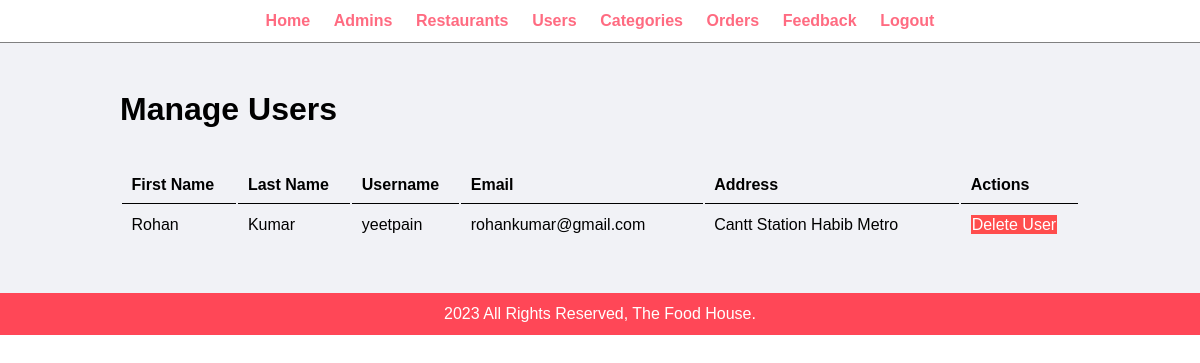
The page /admin/manage-users.php (signed in) on the database as committed earlier.
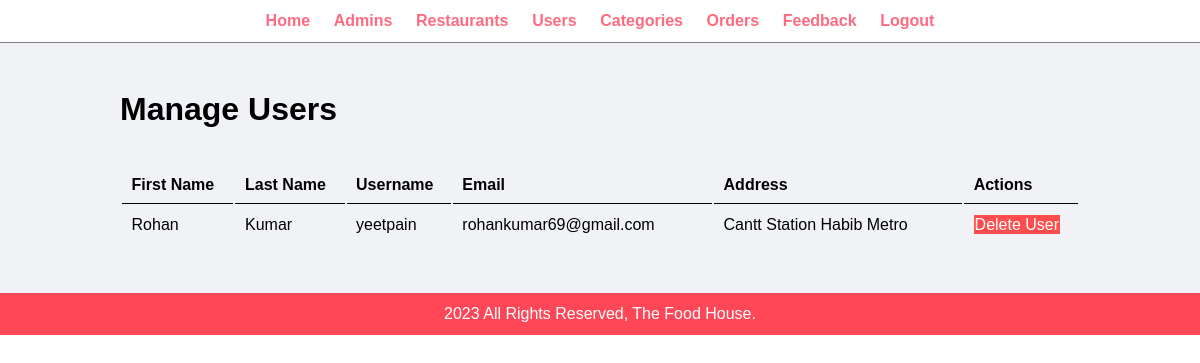
The same page on the database as committed later.
### tables this page shows
CREATE TABLE `tbl_users` (
  `user_id` int(10) UNSIGNED NOT NULL,
  `F_Name` varchar(100) NOT NULL,
  `L_Name` varchar(100) NOT NULL,
  `username` varchar(100) NOT NULL,
  `email` varchar(255) NOT NULL,
  `password` varchar(255) NOT NULL,
  `phone_no` varchar(255) NOT NULL,
  `address` varchar(255) NOT NULL
);

### admin/manage-users.php (the view, shortened to what this page needs)
<?php include ('partials/menu.php') ?>
    <div class="main-content">
        <div class="wrapper">
            <h1>Manage Users</h1>
            <br><br>
            <table class="tbl-full">
                <th>First Name</th>
                <th>Last Name</th>
                <th>Username</th>
                <th>Email</th>
                <th>Address</th>
                <th>Actions</th>
                <?php
                    $sql = "SELECT * FROM tbl_users";
                    $result = mysqli_query($conn, $sql);
                    if(mysqli_num_rows($result) > 0) {
                        while ($row = mysqli_fetch_assoc($result)) {
                            $id = $row['user_id'];
                            $fname = $row['F_Name'];
                            $lname = $row['L_Name'];
                            $username = $row['username'];
                            $email = $row['email'];
                            $addr = $row['address'];
                            echo "<tr>
                                <td>$fname</td>
                                <td>$lname</td>
                                <td>$username</td>
                                <td>$email</td>
                                <td>$addr</td>
                                <td>
                                    <a href='delete-user.php?id=$id' class='btn-danger'>Delete User</a>
                                </td>
                            ";
                        }
                    }
                    else{
                        echo "<tr><td colspan='6' class='error'>No Users Have Registered Yet!</td></tr>";
                    }
                ?>
            </table>
        </div>
    </div>
<?php include ('partials/footer.php') ?>

Rows that differ between the two databases and show on the page:
changed tbl_users "Rohan": email "rohankumar@gmail.com" → "rohankumar69@gmail.com"
